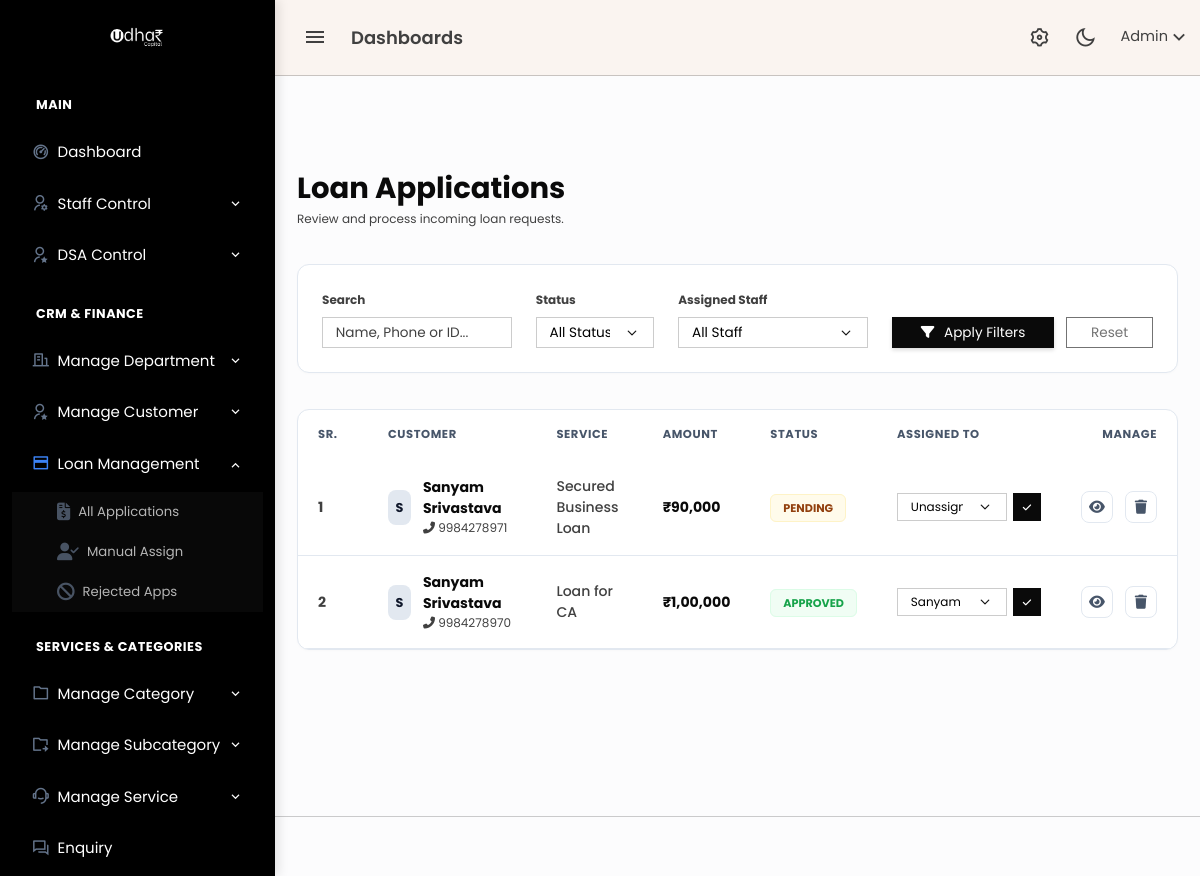
The app's page /admin/loan_applications.php (signed in) with its own data.
### tables this page shows
CREATE TABLE `loan_applications` (
  `id` bigint(20) UNSIGNED NOT NULL,
  `customer_id` bigint(20) UNSIGNED NOT NULL,
  `service_id` bigint(20) UNSIGNED NOT NULL,
  `dsa_id` bigint(20) UNSIGNED DEFAULT NULL,
  `assigned_staff_id` bigint(20) UNSIGNED DEFAULT NULL,
  `assigned_by` bigint(20) UNSIGNED DEFAULT NULL,
  `assigned_at` timestamp NULL DEFAULT NULL,
  `interest_rate` decimal(5,2) NOT NULL DEFAULT 0.00,
  `interest_type` enum('year','month') NOT NULL DEFAULT 'year',
  `requested_amount` decimal(15,2) NOT NULL,
  `tenure_years` int(11) NOT NULL,
  `emi_amount` decimal(15,2) NOT NULL,
  `status` enum('pending','approved','rejected','disbursed') DEFAULT 'pending',
  `created_at` timestamp NOT NULL DEFAULT current_timestamp(),
  `rejection_note` text DEFAULT NULL
);

CREATE TABLE `customers` (
  `id` bigint(20) UNSIGNED NOT NULL,
  `full_name` varchar(255) NOT NULL,
  `email` varchar(255) NOT NULL,
  `phone` varchar(20) NOT NULL,
  `password` varchar(255) NOT NULL,
  `aadhaar_number` varchar(20) DEFAULT NULL,
  `status` enum('active','blocked') DEFAULT 'active',
  `created_at` timestamp NOT NULL DEFAULT current_timestamp(),
  `updated_at` timestamp NOT NULL DEFAULT current_timestamp() ON UPDATE current_timestamp()
);

CREATE TABLE `services` (
  `id` bigint(20) UNSIGNED NOT NULL,
  `category_id` bigint(20) UNSIGNED NOT NULL,
  `sub_category_id` bigint(20) UNSIGNED NOT NULL,
  `service_name` varchar(255) NOT NULL,
  `title` varchar(255) NOT NULL,
  `slug` varchar(255) NOT NULL,
  `short_description` text DEFAULT NULL,
  `long_description` longtext DEFAULT NULL,
  `hero_image` varchar(255) DEFAULT NULL,
  `card_img` varchar(255) DEFAULT NULL,
  `created_at` timestamp NULL DEFAULT current_timestamp(),
  `updated_at` timestamp NULL DEFAULT current_timestamp() ON UPDATE current_timestamp()
);

CREATE TABLE `staff` (
  `id` bigint(20) UNSIGNED NOT NULL,
  `name` varchar(255) NOT NULL,
  `email` varchar(255) NOT NULL,
  `password` varchar(255) NOT NULL,
  `department_id` int(11) DEFAULT NULL,
  `created_by` bigint(20) UNSIGNED DEFAULT NULL,
  `status` enum('active','inactive') DEFAULT 'active',
  `created_at` timestamp NOT NULL DEFAULT current_timestamp(),
  `role_id` int(11) DEFAULT NULL
);

### includes/format_helpers.php (called while the page is built, shortened)
<?php
if (!function_exists('format_inr')) {
    function format_inr($amount, int $decimals = 0): string
    {
        $num = (float)$amount;
        $neg = $num < 0 ? '-' : '';
        $num = abs($num);
        $fixed = number_format($num, $decimals, '.', '');
        $parts = explode('.', $fixed);
        $intPart = $parts[0];
        if (strlen($intPart) > 3) {
            $last3 = substr($intPart, -3);
            $rest = substr($intPart, 0, -3);
            $rest = preg_replace('/\B(?=(\d{2})+(?!\d))/', ',', $rest);
            $intPart = $rest . ',' . $last3;
        }
        return $neg . $intPart;
    }
}

### admin/loan_applications.php (the view, shortened to what this page needs)
<?php
include 'header.php';
echo '<link rel="stylesheet" href="https://cdnjs.cloudflare.com/ajax/libs/font-awesome/6.4.2/css/all.min.css">';
include 'topbar.php';
include 'sidebar.php';
$search = mysqli_real_escape_string($conn, $_GET['search'] ?? '');
$status = mysqli_real_escape_string($conn, $_GET['status'] ?? '');
$staff  = mysqli_real_escape_string($conn, $_GET['staff'] ?? '');
$sort_column = $_GET['sort'] ?? 'l.id';
$sort_order = $_GET['order'] ?? 'DESC';
$next_order = ($sort_order == 'ASC') ? 'DESC' : 'ASC';
$staff_list = [];
$staff_res = mysqli_query($conn, "
    SELECT DISTINCT s.id, s.name
    FROM staff s
    WHERE s.status='active'
      AND (
        EXISTS (
            SELECT 1
            FROM role_permissions rp
            INNER JOIN permissions p ON p.id = rp.permission_id
            WHERE rp.role_id = s.role_id AND p.perm_key = 'loan_process'
        )
        OR EXISTS (
            SELECT 1
            FROM staff_permissions sp
            INNER JOIN permissions p2 ON p2.id = sp.permission_id
            WHERE sp.staff_id = s.id AND p2.perm_key = 'loan_process'
        )
      )
    ORDER BY s.name
");
while ($s = mysqli_fetch_assoc($staff_res)) {
    $staff_list[] = $s;
}
$query = "SELECT l.*, c.full_name, c.phone, s.service_name, st.name AS staff_name
          FROM loan_applications l
          JOIN customers c ON l.customer_id = c.id
          JOIN services s ON l.service_id = s.id
          LEFT JOIN staff st ON l.assigned_staff_id = st.id
          WHERE 1=1";
$query .= " ORDER BY $sort_column $sort_order";
$result = mysqli_query($conn, $query);
$sr_no = 1;
function getSortUrl($col, $next_order, $search, $status, $staff) {
    return "loan_applications.php?sort=$col&order=$next_order&search=" . urlencode($search) . "&status=" . urlencode($status) . "&staff=" . urlencode($staff);
}
?>
<div class="content-page">
    <div class="content">
        <div class="container-fluid pt-5">
            <div class="d-flex justify-content-between align-items-center mb-4">
                <div>
                    <h2 class="fw-bold text-dark mb-1">Loan Applications</h2>
                    <p class="text-muted small mb-0">Review and process incoming loan requests.</p>
                </div>
            </div>
            <div class="card card-modern mb-4">
                <div class="card-body p-3">
                    <form method="GET" class="row g-3 align-items-end">
                        <div class="col-md-3">
                            <label class="form-label text-muted small fw-bold uppercase">Search</label>
                            <input type="text" name="search" class="form-control form-control-sm" placeholder="Name, Phone or ID..." value="<?= htmlspecialchars($search) ?>">
                        </div>
                        <div class="col-md-2">
                            <label class="form-label text-muted small fw-bold uppercase">Status</label>
                            <select name="status" class="form-select form-select-sm">
                                <option value="">All Status</option>
                            </select>
                        </div>
                        <div class="col-md-3">
                            <label class="form-label text-muted small fw-bold uppercase">Assigned Staff</label>
                            <select name="staff" class="form-select form-select-sm">
                                <option value="">All Staff</option>
                            </select>
                        </div>
                        <div class="col-md-4 d-flex gap-2">
                            <button class="btn btn-sm btn-dark w-100 shadow-sm"><i class="fas fa-filter me-1"></i> Apply Filters</button>
                            <a href="loan_applications.php" class="btn btn-sm btn-outline-secondary w-50">Reset</a>
                        </div>
                    </form>
                </div>
            </div>
            <div class="card card-modern">
                <div class="card-body p-0">
                    <div class="table-responsive">
                        <table class="table table-modern mb-0">
                            <thead>
                                <tr>
                                    <th width="70">Sr.</th>
                                    <th>
                                        <a href="<?= getSortUrl('full_name', $next_order, $search, $status, $staff) ?>" class="sort-link">
                                            Customer <?= $sort_column == 'full_name' ? ($sort_order == 'ASC' ? '↑' : '↓') : '' ?>
                                        </a>
                                    </th>
                                    <th>Service</th>
                                    <th>
                                        <a href="<?= getSortUrl('requested_amount', $next_order, $search, $status, $staff) ?>" class="sort-link">
                                            Amount <?= $sort_column == 'requested_amount' ? ($sort_order == 'ASC' ? '↑' : '↓') : '' ?>
                                        </a>
                                    </th>
                                    <th>Status</th>
                                    <th>Assigned To</th>
                                    <th class="text-end">Manage</th>
                                </tr>
                            </thead>
                            <tbody>
                                <?php if (mysqli_num_rows($result) > 0) : ?>
                                    <?php while ($row = mysqli_fetch_assoc($result)) : ?>
                                        <tr>
                                            <td class="text-muted fw-bold"><?= $sr_no++ ?></td>
                                            <td>
                                                <div class="d-flex align-items-center">
                                                    <div class="avatar-init me-2"><?= strtoupper(substr($row['full_name'], 0, 1)) ?></div>
                                                    <div>
                                                        <div class="fw-bold text-dark"><?= htmlspecialchars($row['full_name']) ?></div>
                                                        <div class="text-muted" style="font-size: 0.75rem;"><i class="fas fa-phone-alt"></i> <?= $row['phone'] ?></div>
                                                    </div>
                                                </div>
                                            </td>
                                            <td><span class="text-muted fw-medium"><?= htmlspecialchars($row['service_name']) ?></span></td>
                                            <td class="fw-bold text-dark">₹<?= format_inr($row['requested_amount']) ?></td>
                                            <td>
                                                <span class="badge-soft badge-<?= $row['status'] ?>">
                                                    <?= ucfirst($row['status']) ?>
                                                </span>
                                            </td>
                                            <td>
                                                <form action="db/loan_handler.php" method="POST" class="d-flex gap-1 align-items-center">
                                                    <select name="staff_id" class="form-select form-select-sm py-0" style="font-size: 0.75rem; width: 110px; height: 28px;">
                                                        <option value="0">Unassigned</option>
                                                        <?php foreach ($staff_list as $st_opt) : ?>
                                                            <option value="<?= $st_opt['id'] ?>" <?= ($row['assigned_staff_id'] == $st_opt['id']) ? 'selected' : '' ?>>
                                                                <?= $st_opt['name'] ?>
                                                            </option>
                                                        <?php endforeach; ?>
                                                    </select>
                                                    <button class="btn btn-dark btn-sm p-0" style="width:28px; height:28px;"><i class="fas fa-check" style="font-size: 0.6rem;"></i></button>
                                                </form>
                                            </td>
                                            <td class="text-end">
                                                <div class="d-flex justify-content-end gap-2">
                                                    <a href="loan_view.php?id=<?= $row['id'] ?>" class="btn-action btn-view" title="Process"><i class="fas fa-eye"></i></a>
                                                    <form action="db/loan_handler.php" method="POST" onsubmit="return confirm('Delete application?');">
                                                        <button type="submit" class="btn-action btn-delete"><i class="fas fa-trash"></i></button>
                                                    </form>
                                                </div>
                                            </td>
                                        </tr>
                                    <?php endwhile; ?>
                                <?php endif; ?>
                            </tbody>
                        </table>
                    </div>
                </div>
            </div>
        </div>
    </div>
</div>
<?php include 'footer.php'; ?>

### records on screen
loan_applications: customer.full_name "S", customer.full_name "Sanyam Srivastava", customer.phone "9984278971", service.service_name "Secured Business Loan", requested_amount "90,000", status "PENDING"
loan_applications: customer.full_name "S", customer.full_name "Sanyam Srivastava", customer.phone "9984278970", service.service_name "Loan for CA", requested_amount "1,00,000", status "APPROVED", staff_id "Sanyam Staff"
